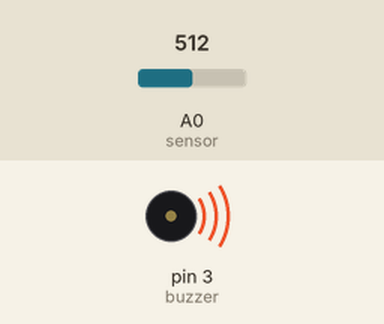
The sketch below on a simulated Arduino Uno, built with avr-gcc and run on an emulated ATmega328P. Shown: buzzer (waves = sounding). The inputs (shaded band) are chosen by the test bench; at power-on: A0 (sensor) = 512.

Above: at 0.1 s.
Timing chart, 0 to 1.6 s (numbered marks = the images above):
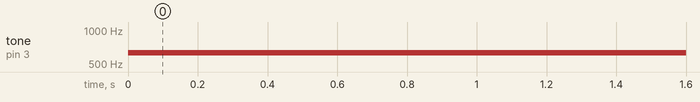

The sketch:

VarySoundWithLight.ino
```cpp
int buzzer = 3;
int sensor = 0;

void setup()
{
pinMode(3,OUTPUT);
}

void loop()
{
int buzz=map(analogRead(sensor),200,650,2000,20);
tone(buzzer,buzz);
delay(100);

}
```

Measured:
- by itself, tone on pin 3 (buzzer): silent → 628 Hz at 0.00 s
